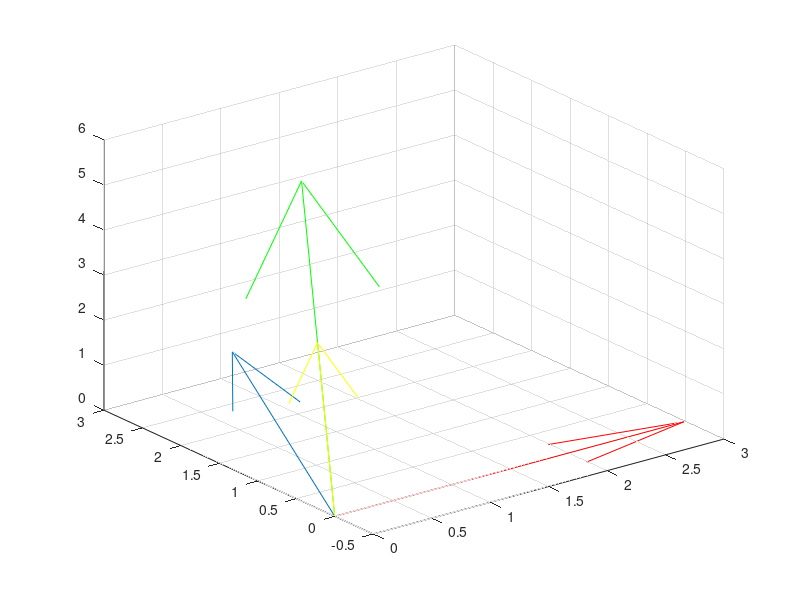

This chart was generated by the following MATLAB code: (Note: this script raises an error after producing the figure.)
close all; clear  all; clc

vec=[1 3 1];
d_vec=[1,2,6];

figure
quiver3(0,0,0,vec(1),vec(2),vec(3))
hold on
quiver3(0,0,0,d_vec(1),d_vec(2),d_vec(3),'g')

[theta, phi, R]=cart2sph(vec(1),vec(2),vec(3));
theta=theta/pi*180
phi=phi/pi*180

t_vec=roty(phi)*rotz(-theta)*vec'

quiver3(0,0,0,t_vec(1),t_vec(2),t_vec(3),'r')

[theta, phi, R]=cart2sph(d_vec(1),d_vec(2),d_vec(3));
theta=theta/pi*180
phi=phi/pi*180

t_vec2=rotz(theta)*roty(-phi)*t_vec

quiver3(0,0,0,t_vec2(1),t_vec2(2),t_vec2(3),'y')


%%

transformMarix=find_transform(d_vec,vec);

vec=[vec 0];
t_vec=transformMarix*vec';

figure
quiver3(0,0,0,d_vec(1),d_vec(2),d_vec(3))
hold
quiver3(0,0,0,t_vec2(1),t_vec2(2),t_vec2(3),'y')








